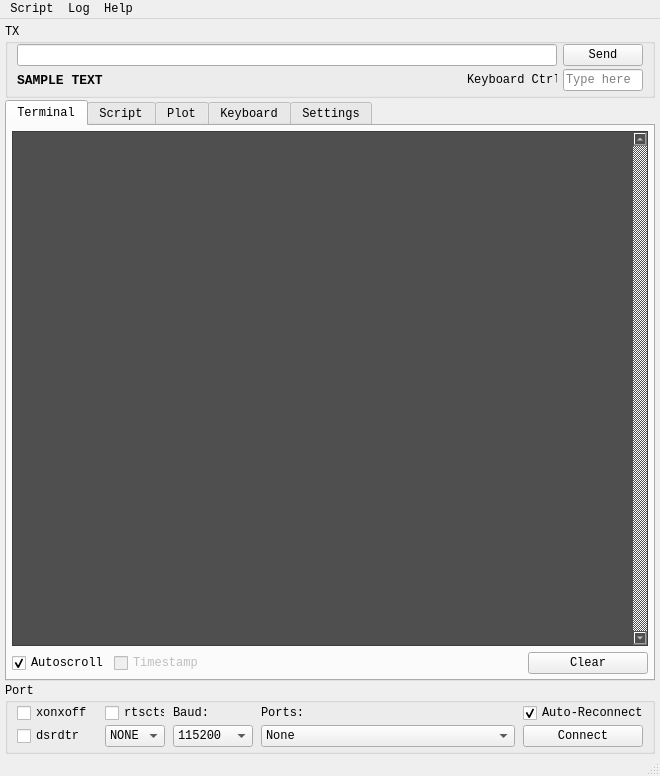
<?xml version="1.0" encoding="UTF-8"?>
<ui version="4.0">
 <class>MainWindow</class>
 <widget class="QMainWindow" name="MainWindow">
  <property name="geometry">
   <rect>
    <x>0</x>
    <y>0</y>
    <width>660</width>
    <height>776</height>
   </rect>
  </property>
  <property name="palette">
   <palette>
    <active>
     <colorrole role="Highlight">
      <brush brushstyle="SolidPattern">
       <color alpha="255">
        <red>0</red>
        <green>120</green>
        <blue>215</blue>
       </color>
      </brush>
     </colorrole>
    </active>
    <inactive>
     <colorrole role="Highlight">
      <brush brushstyle="SolidPattern">
       <color alpha="255">
        <red>240</red>
        <green>240</green>
        <blue>240</blue>
       </color>
      </brush>
     </colorrole>
    </inactive>
    <disabled>
     <colorrole role="Highlight">
      <brush brushstyle="SolidPattern">
       <color alpha="255">
        <red>0</red>
        <green>120</green>
        <blue>215</blue>
       </color>
      </brush>
     </colorrole>
    </disabled>
   </palette>
  </property>
  <property name="font">
   <font>
    <family>Consolas</family>
    <pointsize>9</pointsize>
   </font>
  </property>
  <property name="windowTitle">
   <string>Serial Killer</string>
  </property>
  <widget class="QWidget" name="centralwidget">
   <layout class="QGridLayout" name="gridLayout_3">
    <property name="leftMargin">
     <number>5</number>
    </property>
    <property name="topMargin">
     <number>5</number>
    </property>
    <property name="rightMargin">
     <number>5</number>
    </property>
    <property name="bottomMargin">
     <number>0</number>
    </property>
    <property name="horizontalSpacing">
     <number>5</number>
    </property>
    <property name="verticalSpacing">
     <number>2</number>
    </property>
    <item row="0" column="0">
     <widget class="QGroupBox" name="groupBox_output">
      <property name="title">
       <string>TX</string>
      </property>
      <layout class="QGridLayout" name="gridLayout">
       <property name="topMargin">
        <number>0</number>
       </property>
       <property name="bottomMargin">
        <number>4</number>
       </property>
       <property name="horizontalSpacing">
        <number>6</number>
       </property>
       <property name="verticalSpacing">
        <number>3</number>
       </property>
       <item row="2" column="2">
        <widget class="QLabel" name="label_5">
         <property name="maximumSize">
          <size>
           <width>90</width>
           <height>16777215</height>
          </size>
         </property>
         <property name="text">
          <string>Keyboard Ctrl:</string>
         </property>
        </widget>
       </item>
       <item row="0" column="3">
        <widget class="QPushButton" name="pushButton_send">
         <property name="maximumSize">
          <size>
           <width>80</width>
           <height>16777215</height>
          </size>
         </property>
         <property name="font">
          <font>
           <family>Consolas</family>
           <pointsize>9</pointsize>
           <bold>false</bold>
          </font>
         </property>
         <property name="text">
          <string>Send</string>
         </property>
        </widget>
       </item>
       <item row="2" column="3">
        <widget class="QLineEdit" name="lineEdit_keyboard_control">
         <property name="enabled">
          <bool>true</bool>
         </property>
         <property name="maximumSize">
          <size>
           <width>80</width>
           <height>16777215</height>
          </size>
         </property>
         <property name="placeholderText">
          <string>Type here</string>
         </property>
        </widget>
       </item>
       <item row="2" column="0">
        <widget class="QLabel" name="label_debug">
         <property name="font">
          <font>
           <family>Consolas</family>
           <pointsize>10</pointsize>
           <bold>true</bold>
          </font>
         </property>
         <property name="text">
          <string>SAMPLE TEXT</string>
         </property>
        </widget>
       </item>
       <item row="0" column="0" colspan="3">
        <widget class="QLineEdit" name="lineEdit_input"/>
       </item>
      </layout>
     </widget>
    </item>
    <item row="3" column="0">
     <widget class="QGroupBox" name="groupBox">
      <property name="title">
       <string>Port</string>
      </property>
      <layout class="QGridLayout" name="gridLayout_2">
       <property name="leftMargin">
        <number>9</number>
       </property>
       <property name="topMargin">
        <number>0</number>
       </property>
       <property name="rightMargin">
        <number>9</number>
       </property>
       <property name="bottomMargin">
        <number>4</number>
       </property>
       <property name="horizontalSpacing">
        <number>8</number>
       </property>
       <property name="verticalSpacing">
        <number>2</number>
       </property>
       <item row="2" column="3">
        <widget class="QComboBox" name="comboBox_port">
         <property name="sizePolicy">
          <sizepolicy hsizetype="Maximum" vsizetype="Fixed">
           <horstretch>0</horstretch>
           <verstretch>0</verstretch>
          </sizepolicy>
         </property>
         <property name="minimumSize">
          <size>
           <width>100</width>
           <height>0</height>
          </size>
         </property>
         <property name="maximumSize">
          <size>
           <width>10000000</width>
           <height>16777215</height>
          </size>
         </property>
         <item>
          <property name="text">
           <string>None</string>
          </property>
         </item>
        </widget>
       </item>
       <item row="1" column="1">
        <widget class="QCheckBox" name="checkBox_rtscts">
         <property name="sizePolicy">
          <sizepolicy hsizetype="Minimum" vsizetype="Maximum">
           <horstretch>0</horstretch>
           <verstretch>0</verstretch>
          </sizepolicy>
         </property>
         <property name="minimumSize">
          <size>
           <width>60</width>
           <height>0</height>
          </size>
         </property>
         <property name="maximumSize">
          <size>
           <width>60</width>
           <height>16777215</height>
          </size>
         </property>
         <property name="text">
          <string>rtscts</string>
         </property>
        </widget>
       </item>
       <item row="2" column="0">
        <widget class="QCheckBox" name="checkBox_dsrdtr">
         <property name="sizePolicy">
          <sizepolicy hsizetype="Minimum" vsizetype="Maximum">
           <horstretch>0</horstretch>
           <verstretch>0</verstretch>
          </sizepolicy>
         </property>
         <property name="maximumSize">
          <size>
           <width>80</width>
           <height>16777215</height>
          </size>
         </property>
         <property name="text">
          <string>dsrdtr</string>
         </property>
        </widget>
       </item>
       <item row="1" column="3">
        <widget class="QLabel" name="label_port">
         <property name="text">
          <string>Ports:</string>
         </property>
        </widget>
       </item>
       <item row="2" column="1">
        <widget class="QComboBox" name="comboBox_parity">
         <property name="sizePolicy">
          <sizepolicy hsizetype="Preferred" vsizetype="Maximum">
           <horstretch>0</horstretch>
           <verstretch>0</verstretch>
          </sizepolicy>
         </property>
         <property name="minimumSize">
          <size>
           <width>60</width>
           <height>0</height>
          </size>
         </property>
         <property name="maximumSize">
          <size>
           <width>60</width>
           <height>16777215</height>
          </size>
         </property>
         <item>
          <property name="text">
           <string>NONE</string>
          </property>
         </item>
         <item>
          <property name="text">
           <string>EVEN</string>
          </property>
         </item>
         <item>
          <property name="text">
           <string>ODD</string>
          </property>
         </item>
         <item>
          <property name="text">
           <string>MARK</string>
          </property>
         </item>
         <item>
          <property name="text">
           <string>SPACE</string>
          </property>
         </item>
        </widget>
       </item>
       <item row="1" column="2">
        <widget class="QLabel" name="label_baud">
         <property name="maximumSize">
          <size>
           <width>60</width>
           <height>16777215</height>
          </size>
         </property>
         <property name="text">
          <string>Baud:</string>
         </property>
        </widget>
       </item>
       <item row="1" column="6">
        <widget class="QCheckBox" name="checkBox_auto_reconnect">
         <property name="maximumSize">
          <size>
           <width>120</width>
           <height>16777215</height>
          </size>
         </property>
         <property name="text">
          <string>Auto-Reconnect</string>
         </property>
         <property name="checked">
          <bool>true</bool>
         </property>
        </widget>
       </item>
       <item row="2" column="6">
        <widget class="QPushButton" name="pushButton_connect">
         <property name="minimumSize">
          <size>
           <width>120</width>
           <height>0</height>
          </size>
         </property>
         <property name="maximumSize">
          <size>
           <width>120</width>
           <height>16777215</height>
          </size>
         </property>
         <property name="font">
          <font>
           <family>Consolas</family>
           <pointsize>9</pointsize>
           <bold>false</bold>
          </font>
         </property>
         <property name="text">
          <string>Connect</string>
         </property>
        </widget>
       </item>
       <item row="2" column="2">
        <widget class="QComboBox" name="comboBox_baud">
         <property name="minimumSize">
          <size>
           <width>80</width>
           <height>0</height>
          </size>
         </property>
         <property name="maximumSize">
          <size>
           <width>60</width>
           <height>16777215</height>
          </size>
         </property>
         <item>
          <property name="text">
           <string>115200</string>
          </property>
         </item>
         <item>
          <property name="text">
           <string>57600</string>
          </property>
         </item>
         <item>
          <property name="text">
           <string>38400</string>
          </property>
         </item>
         <item>
          <property name="text">
           <string>19200</string>
          </property>
         </item>
         <item>
          <property name="text">
           <string>9600</string>
          </property>
         </item>
         <item>
          <property name="text">
           <string>4800</string>
          </property>
         </item>
         <item>
          <property name="text">
           <string>2400</string>
          </property>
         </item>
         <item>
          <property name="text">
           <string>1800</string>
          </property>
         </item>
         <item>
          <property name="text">
           <string>1200</string>
          </property>
         </item>
        </widget>
       </item>
       <item row="1" column="0">
        <widget class="QCheckBox" name="checkBox_xonxoff">
         <property name="sizePolicy">
          <sizepolicy hsizetype="Minimum" vsizetype="Maximum">
           <horstretch>0</horstretch>
           <verstretch>0</verstretch>
          </sizepolicy>
         </property>
         <property name="maximumSize">
          <size>
           <width>80</width>
           <height>16777215</height>
          </size>
         </property>
         <property name="text">
          <string>xonxoff</string>
         </property>
        </widget>
       </item>
      </layout>
     </widget>
    </item>
    <item row="2" column="0">
     <widget class="QTabWidget" name="tabWidget">
      <property name="currentIndex">
       <number>0</number>
      </property>
      <property name="elideMode">
       <enum>Qt::ElideNone</enum>
      </property>
      <widget class="QWidget" name="terminal">
       <attribute name="title">
        <string>Terminal</string>
       </attribute>
       <layout class="QGridLayout" name="gridLayout_4">
        <property name="leftMargin">
         <number>5</number>
        </property>
        <property name="topMargin">
         <number>5</number>
        </property>
        <property name="rightMargin">
         <number>5</number>
        </property>
        <property name="bottomMargin">
         <number>5</number>
        </property>
        <property name="horizontalSpacing">
         <number>5</number>
        </property>
        <item row="1" column="0">
         <widget class="QCheckBox" name="checkBox_autoscroll">
          <property name="text">
           <string>Autoscroll</string>
          </property>
          <property name="checked">
           <bool>true</bool>
          </property>
         </widget>
        </item>
        <item row="1" column="2">
         <spacer name="horizontalSpacer_2">
          <property name="orientation">
           <enum>Qt::Horizontal</enum>
          </property>
          <property name="sizeHint" stdset="0">
           <size>
            <width>40</width>
            <height>20</height>
           </size>
          </property>
         </spacer>
        </item>
        <item row="1" column="1">
         <widget class="QCheckBox" name="checkBox_timestamp">
          <property name="enabled">
           <bool>false</bool>
          </property>
          <property name="text">
           <string>Timestamp</string>
          </property>
         </widget>
        </item>
        <item row="1" column="3">
         <widget class="QPushButton" name="pushButton_clear">
          <property name="minimumSize">
           <size>
            <width>120</width>
            <height>0</height>
           </size>
          </property>
          <property name="maximumSize">
           <size>
            <width>80</width>
            <height>16777215</height>
           </size>
          </property>
          <property name="text">
           <string>Clear</string>
          </property>
         </widget>
        </item>
        <item row="0" column="0" colspan="4">
         <widget class="QTextEdit" name="textEdit_terminal">
          <property name="font">
           <font>
            <family>Courier New</family>
            <pointsize>10</pointsize>
            <italic>false</italic>
            <bold>false</bold>
           </font>
          </property>
          <property name="cursor" stdset="0">
           <cursorShape>IBeamCursor</cursorShape>
          </property>
          <property name="mouseTracking">
           <bool>false</bool>
          </property>
          <property name="acceptDrops">
           <bool>false</bool>
          </property>
          <property name="styleSheet">
           <string notr="true">background-color: rgb(79, 79, 79);
color: rgb(255, 255, 255);
font: 10pt &quot;Courier New&quot;;</string>
          </property>
          <property name="frameShape">
           <enum>QFrame::StyledPanel</enum>
          </property>
          <property name="verticalScrollBarPolicy">
           <enum>Qt::ScrollBarAlwaysOn</enum>
          </property>
          <property name="readOnly">
           <bool>true</bool>
          </property>
          <property name="overwriteMode">
           <bool>true</bool>
          </property>
          <property name="acceptRichText">
           <bool>false</bool>
          </property>
          <property name="textInteractionFlags">
           <set>Qt::LinksAccessibleByKeyboard|Qt::LinksAccessibleByMouse|Qt::TextBrowserInteraction|Qt::TextSelectableByKeyboard|Qt::TextSelectableByMouse</set>
          </property>
         </widget>
        </item>
       </layout>
      </widget>
      <widget class="QWidget" name="script">
       <attribute name="title">
        <string>Script</string>
       </attribute>
       <layout class="QGridLayout" name="gridLayout_5">
        <item row="0" column="7">
         <widget class="QLabel" name="label_15">
          <property name="maximumSize">
           <size>
            <width>30</width>
            <height>16777215</height>
           </size>
          </property>
          <property name="text">
           <string>.txt</string>
          </property>
         </widget>
        </item>
        <item row="0" column="8">
         <widget class="QPushButton" name="pushButton_run_script">
          <property name="minimumSize">
           <size>
            <width>100</width>
            <height>0</height>
           </size>
          </property>
          <property name="maximumSize">
           <size>
            <width>120</width>
            <height>16777215</height>
           </size>
          </property>
          <property name="text">
           <string>Run</string>
          </property>
         </widget>
        </item>
        <item row="0" column="1">
         <widget class="QLabel" name="label_2">
          <property name="maximumSize">
           <size>
            <width>40</width>
            <height>16777215</height>
           </size>
          </property>
          <property name="text">
           <string>Delay:</string>
          </property>
         </widget>
        </item>
        <item row="1" column="0" colspan="9">
         <widget class="QTextEdit" name="textEdit_script">
          <property name="font">
           <font>
            <family>Consolas</family>
            <pointsize>10</pointsize>
           </font>
          </property>
          <property name="styleSheet">
           <string notr="true">background-color: rgb(50,0,0);
color: rgb(255, 255, 255);</string>
          </property>
         </widget>
        </item>
        <item row="0" column="6">
         <widget class="QLineEdit" name="lineEdit_script_name"/>
        </item>
        <item row="0" column="5">
         <widget class="QLabel" name="label_16">
          <property name="text">
           <string>Name:</string>
          </property>
         </widget>
        </item>
        <item row="0" column="4">
         <spacer name="horizontalSpacer_6">
          <property name="orientation">
           <enum>Qt::Horizontal</enum>
          </property>
          <property name="sizeHint" stdset="0">
           <size>
            <width>40</width>
            <height>20</height>
           </size>
          </property>
         </spacer>
        </item>
        <item row="0" column="3">
         <widget class="QLineEdit" name="lineEdit_delay">
          <property name="maximumSize">
           <size>
            <width>100</width>
            <height>16777215</height>
           </size>
          </property>
          <property name="placeholderText">
           <string>200</string>
          </property>
         </widget>
        </item>
       </layout>
      </widget>
      <widget class="QWidget" name="plot">
       <attribute name="title">
        <string>Plot</string>
       </attribute>
       <layout class="QGridLayout" name="gridLayout_9">
        <item row="2" column="0">
         <widget class="QPushButton" name="pushButton_3">
          <property name="text">
           <string>Clear Plot</string>
          </property>
         </widget>
        </item>
        <item row="1" column="0" colspan="3">
         <widget class="Plot_Widget" name="widget_plot" native="true">
          <property name="enabled">
           <bool>true</bool>
          </property>
         </widget>
        </item>
        <item row="2" column="2">
         <widget class="QPushButton" name="pushButton_start_plot">
          <property name="text">
           <string>Start Plot</string>
          </property>
         </widget>
        </item>
        <item row="2" column="1">
         <widget class="QPushButton" name="pushButton_pause_plot">
          <property name="text">
           <string>Pause Plot</string>
          </property>
         </widget>
        </item>
        <item row="0" column="0" colspan="3">
         <widget class="QGroupBox" name="groupBox_2">
          <property name="sizePolicy">
           <sizepolicy hsizetype="Minimum" vsizetype="Maximum">
            <horstretch>0</horstretch>
            <verstretch>0</verstretch>
           </sizepolicy>
          </property>
          <property name="title">
           <string>Plot Settings</string>
          </property>
          <layout class="QGridLayout" name="gridLayout_8">
           <property name="topMargin">
            <number>0</number>
           </property>
           <property name="bottomMargin">
            <number>6</number>
           </property>
           <property name="horizontalSpacing">
            <number>4</number>
           </property>
           <property name="verticalSpacing">
            <number>1</number>
           </property>
           <item row="0" column="4">
            <widget class="QLabel" name="label_3">
             <property name="sizePolicy">
              <sizepolicy hsizetype="Maximum" vsizetype="Preferred">
               <horstretch>0</horstretch>
               <verstretch>0</verstretch>
              </sizepolicy>
             </property>
             <property name="text">
              <string>Max Points:</string>
             </property>
            </widget>
           </item>
           <item row="0" column="1">
            <widget class="QLabel" name="label_18">
             <property name="text">
              <string>Limits:</string>
             </property>
            </widget>
           </item>
           <item row="1" column="0">
            <widget class="QComboBox" name="comboBox_plot_type">
             <item>
              <property name="text">
               <string>Key-Value</string>
              </property>
             </item>
            </widget>
           </item>
           <item row="0" column="0">
            <widget class="QLabel" name="label_4">
             <property name="text">
              <string>Plot Type:</string>
             </property>
            </widget>
           </item>
           <item row="1" column="1">
            <widget class="QComboBox" name="comboBox_limits">
             <item>
              <property name="text">
               <string>Window</string>
              </property>
             </item>
             <item>
              <property name="text">
               <string>Max</string>
              </property>
             </item>
            </widget>
           </item>
           <item row="0" column="2">
            <widget class="QLabel" name="label_6">
             <property name="text">
              <string>Target Keys: (comma separate)</string>
             </property>
            </widget>
           </item>
           <item row="1" column="2">
            <widget class="QLineEdit" name="lineEdit_target_keys"/>
           </item>
           <item row="1" column="4">
            <widget class="QLineEdit" name="lineEdit_max_points">
             <property name="maximumSize">
              <size>
               <width>80</width>
               <height>16777215</height>
              </size>
             </property>
             <property name="placeholderText">
              <string>100</string>
             </property>
            </widget>
           </item>
          </layout>
         </widget>
        </item>
       </layout>
      </widget>
      <widget class="QWidget" name="keyboard">
       <attribute name="title">
        <string>Keyboard</string>
       </attribute>
       <layout class="QGridLayout" name="gridLayout_7">
        <item row="1" column="1">
         <widget class="QPushButton" name="pushButton_clear_table">
          <property name="text">
           <string>Clear Table</string>
          </property>
         </widget>
        </item>
        <item row="1" column="0">
         <spacer name="horizontalSpacer_4">
          <property name="orientation">
           <enum>Qt::Horizontal</enum>
          </property>
          <property name="sizeHint" stdset="0">
           <size>
            <width>40</width>
            <height>20</height>
           </size>
          </property>
         </spacer>
        </item>
        <item row="0" column="0" colspan="2">
         <widget class="QTableWidget" name="tableWidget_keys">
          <column>
           <property name="text">
            <string>Key</string>
           </property>
          </column>
          <column>
           <property name="text">
            <string>Send</string>
           </property>
          </column>
         </widget>
        </item>
       </layout>
      </widget>
      <widget class="QWidget" name="settings">
       <attribute name="title">
        <string>Settings</string>
       </attribute>
       <layout class="QGridLayout" name="gridLayout_12">
        <item row="2" column="0">
         <widget class="QGroupBox" name="groupBox_3">
          <property name="title">
           <string>Terminal Settings</string>
          </property>
          <layout class="QGridLayout" name="gridLayout_10">
           <property name="leftMargin">
            <number>7</number>
           </property>
           <property name="topMargin">
            <number>1</number>
           </property>
           <property name="verticalSpacing">
            <number>2</number>
           </property>
           <item row="8" column="2">
            <widget class="QCheckBox" name="checkBox_info_include_terminal">
             <property name="minimumSize">
              <size>
               <width>0</width>
               <height>20</height>
              </size>
             </property>
             <property name="layoutDirection">
              <enum>Qt::LeftToRight</enum>
             </property>
             <property name="text">
              <string/>
             </property>
             <property name="checked">
              <bool>true</bool>
             </property>
            </widget>
           </item>
           <item row="1" column="4">
            <widget class="QLabel" name="label_12">
             <property name="sizePolicy">
              <sizepolicy hsizetype="Maximum" vsizetype="Preferred">
               <horstretch>0</horstretch>
               <verstretch>0</verstretch>
              </sizepolicy>
             </property>
             <property name="text">
              <string>Log</string>
             </property>
            </widget>
           </item>
           <item row="6" column="2">
            <widget class="QCheckBox" name="checkBox_output_include_terminal">
             <property name="minimumSize">
              <size>
               <width>0</width>
               <height>20</height>
              </size>
             </property>
             <property name="layoutDirection">
              <enum>Qt::LeftToRight</enum>
             </property>
             <property name="text">
              <string/>
             </property>
             <property name="checked">
              <bool>true</bool>
             </property>
            </widget>
           </item>
           <item row="10" column="2">
            <widget class="QCheckBox" name="checkBox_error_include_terminal">
             <property name="minimumSize">
              <size>
               <width>0</width>
               <height>20</height>
              </size>
             </property>
             <property name="layoutDirection">
              <enum>Qt::LeftToRight</enum>
             </property>
             <property name="text">
              <string/>
             </property>
             <property name="checked">
              <bool>true</bool>
             </property>
            </widget>
           </item>
           <item row="7" column="0" rowspan="2">
            <widget class="QLabel" name="label_8">
             <property name="text">
              <string>Info:</string>
             </property>
            </widget>
           </item>
           <item row="1" column="5">
            <spacer name="horizontalSpacer">
             <property name="orientation">
              <enum>Qt::Horizontal</enum>
             </property>
             <property name="sizeHint" stdset="0">
              <size>
               <width>40</width>
               <height>20</height>
              </size>
             </property>
            </spacer>
           </item>
           <item row="9" column="0" rowspan="2">
            <widget class="QLabel" name="label_10">
             <property name="text">
              <string>Error:</string>
             </property>
            </widget>
           </item>
           <item row="5" column="0" rowspan="2">
            <widget class="QLabel" name="label_7">
             <property name="text">
              <string>TX:</string>
             </property>
            </widget>
           </item>
           <item row="6" column="4">
            <widget class="QCheckBox" name="checkBox_output_include_log">
             <property name="text">
              <string/>
             </property>
             <property name="checked">
              <bool>true</bool>
             </property>
            </widget>
           </item>
           <item row="8" column="4">
            <widget class="QCheckBox" name="checkBox_info_include_log">
             <property name="text">
              <string/>
             </property>
             <property name="checked">
              <bool>false</bool>
             </property>
            </widget>
           </item>
           <item row="5" column="1" rowspan="2">
            <widget class="QLineEdit" name="lineEdit_tx_chr">
             <property name="minimumSize">
              <size>
               <width>0</width>
               <height>20</height>
              </size>
             </property>
             <property name="maximumSize">
              <size>
               <width>100</width>
               <height>100</height>
              </size>
             </property>
             <property name="text">
              <string>&gt;&gt;</string>
             </property>
             <property name="alignment">
              <set>Qt::AlignCenter</set>
             </property>
            </widget>
           </item>
           <item row="9" column="1" rowspan="2">
            <widget class="QLineEdit" name="lineEdit_err_chr">
             <property name="minimumSize">
              <size>
               <width>0</width>
               <height>20</height>
              </size>
             </property>
             <property name="maximumSize">
              <size>
               <width>100</width>
               <height>100</height>
              </size>
             </property>
             <property name="text">
              <string>ERR:</string>
             </property>
             <property name="alignment">
              <set>Qt::AlignCenter</set>
             </property>
            </widget>
           </item>
           <item row="7" column="1" rowspan="2">
            <widget class="QLineEdit" name="lineEdit_info_chr">
             <property name="minimumSize">
              <size>
               <width>0</width>
               <height>20</height>
              </size>
             </property>
             <property name="maximumSize">
              <size>
               <width>100</width>
               <height>100</height>
              </size>
             </property>
             <property name="text">
              <string>INFO:</string>
             </property>
             <property name="alignment">
              <set>Qt::AlignCenter</set>
             </property>
            </widget>
           </item>
           <item row="1" column="3" rowspan="10">
            <widget class="Line" name="line">
             <property name="orientation">
              <enum>Qt::Vertical</enum>
             </property>
            </widget>
           </item>
           <item row="10" column="4">
            <widget class="QCheckBox" name="checkBox_error_include_log">
             <property name="text">
              <string/>
             </property>
             <property name="checked">
              <bool>false</bool>
             </property>
            </widget>
           </item>
           <item row="1" column="2">
            <widget class="QLabel" name="label_11">
             <property name="sizePolicy">
              <sizepolicy hsizetype="Maximum" vsizetype="Preferred">
               <horstretch>0</horstretch>
               <verstretch>0</verstretch>
              </sizepolicy>
             </property>
             <property name="text">
              <string>Terminal</string>
             </property>
            </widget>
           </item>
          </layout>
         </widget>
        </item>
        <item row="1" column="0">
         <widget class="QGroupBox" name="groupBox_4">
          <property name="title">
           <string>Send Settings</string>
          </property>
          <layout class="QGridLayout" name="gridLayout_11">
           <item row="0" column="3">
            <widget class="QLabel" name="label_14">
             <property name="text">
              <string>(supports '\n','\r','\t')</string>
             </property>
            </widget>
           </item>
           <item row="2" column="0" colspan="4">
            <widget class="QCheckBox" name="checkBox_interpret_escape">
             <property name="text">
              <string>Interpret Escape Sequences in input (\n, \r, \t)</string>
             </property>
             <property name="checked">
              <bool>true</bool>
             </property>
            </widget>
           </item>
           <item row="0" column="4">
            <spacer name="horizontalSpacer_5">
             <property name="orientation">
              <enum>Qt::Horizontal</enum>
             </property>
             <property name="sizeHint" stdset="0">
              <size>
               <width>40</width>
               <height>20</height>
              </size>
             </property>
            </spacer>
           </item>
           <item row="0" column="1">
            <widget class="QLineEdit" name="lineEdit_append_to_send">
             <property name="enabled">
              <bool>true</bool>
             </property>
             <property name="text">
              <string>\n</string>
             </property>
            </widget>
           </item>
           <item row="0" column="0">
            <widget class="QLabel" name="label_13">
             <property name="text">
              <string>Append To Send:</string>
             </property>
            </widget>
           </item>
          </layout>
         </widget>
        </item>
        <item row="0" column="0">
         <widget class="QCheckBox" name="checkBox_auto_save_settings">
          <property name="enabled">
           <bool>false</bool>
          </property>
          <property name="text">
           <string>Auto-Save Settings</string>
          </property>
          <property name="checked">
           <bool>true</bool>
          </property>
         </widget>
        </item>
        <item row="4" column="0">
         <widget class="QGroupBox" name="groupBox_6">
          <property name="title">
           <string>Command Settings</string>
          </property>
          <layout class="QGridLayout" name="gridLayout_13">
           <item row="0" column="0">
            <widget class="QCheckBox" name="checkBox_allow_commands">
             <property name="text">
              <string>Allow Commands</string>
             </property>
             <property name="checked">
              <bool>true</bool>
             </property>
            </widget>
           </item>
           <item row="3" column="0">
            <widget class="QLabel" name="label">
             <property name="text">
              <string>Command Char:</string>
             </property>
            </widget>
           </item>
           <item row="3" column="1">
            <widget class="QLineEdit" name="lineEdit_command_char">
             <property name="maximumSize">
              <size>
               <width>60</width>
               <height>16777215</height>
              </size>
             </property>
            </widget>
           </item>
           <item row="3" column="2">
            <spacer name="horizontalSpacer_7">
             <property name="orientation">
              <enum>Qt::Horizontal</enum>
             </property>
             <property name="sizeHint" stdset="0">
              <size>
               <width>40</width>
               <height>20</height>
              </size>
             </property>
            </spacer>
           </item>
          </layout>
         </widget>
        </item>
        <item row="3" column="0">
         <widget class="QGroupBox" name="groupBox_5">
          <property name="title">
           <string>Log Settings</string>
          </property>
          <layout class="QGridLayout" name="gridLayout_6">
           <item row="1" column="1" colspan="4">
            <widget class="QLineEdit" name="lineEdit_log_format">
             <property name="text">
              <string>%(port)s\t|%(asctime)s.%(msecs)03d|\t%(message)s</string>
             </property>
            </widget>
           </item>
           <item row="0" column="0">
            <widget class="QLabel" name="label_log_path">
             <property name="text">
              <string>Log Folder Path:</string>
             </property>
            </widget>
           </item>
           <item row="1" column="0">
            <widget class="QLabel" name="label_log_format">
             <property name="text">
              <string>Log Format:</string>
             </property>
            </widget>
           </item>
           <item row="0" column="1" colspan="2">
            <widget class="QLineEdit" name="lineEdit_log_path">
             <property name="enabled">
              <bool>false</bool>
             </property>
            </widget>
           </item>
           <item row="0" column="3">
            <widget class="QPushButton" name="pushButton_browse_log_path">
             <property name="enabled">
              <bool>false</bool>
             </property>
             <property name="maximumSize">
              <size>
               <width>80</width>
               <height>16777215</height>
              </size>
             </property>
             <property name="text">
              <string>Browse</string>
             </property>
            </widget>
           </item>
          </layout>
         </widget>
        </item>
        <item row="5" column="0">
         <spacer name="verticalSpacer">
          <property name="orientation">
           <enum>Qt::Vertical</enum>
          </property>
          <property name="sizeHint" stdset="0">
           <size>
            <width>20</width>
            <height>40</height>
           </size>
          </property>
         </spacer>
        </item>
       </layout>
      </widget>
     </widget>
    </item>
   </layout>
  </widget>
  <widget class="QMenuBar" name="menubar">
   <property name="geometry">
    <rect>
     <x>0</x>
     <y>0</y>
     <width>660</width>
     <height>21</height>
    </rect>
   </property>
   <widget class="QMenu" name="menuLog">
    <property name="title">
     <string>Log</string>
    </property>
    <addaction name="action_open_log"/>
    <addaction name="action_open_latest_log"/>
    <addaction name="action_archive_log"/>
    <addaction name="action_show_folder"/>
   </widget>
   <widget class="QMenu" name="menuHelp">
    <property name="title">
     <string>Help</string>
    </property>
    <addaction name="action_help"/>
    <addaction name="action_github_repo"/>
   </widget>
   <widget class="QMenu" name="menuScript">
    <property name="title">
     <string>Script</string>
    </property>
    <addaction name="action_open_script"/>
    <addaction name="action_save_script"/>
    <addaction name="action_save_as_script"/>
    <addaction name="separator"/>
    <addaction name="action_run_script"/>
   </widget>
   <addaction name="menuScript"/>
   <addaction name="menuLog"/>
   <addaction name="menuHelp"/>
  </widget>
  <widget class="QStatusBar" name="statusbar"/>
  <action name="action_open_log">
   <property name="text">
    <string>Open</string>
   </property>
  </action>
  <action name="action_open_latest_log">
   <property name="text">
    <string>Open Latest</string>
   </property>
  </action>
  <action name="action_archive_log">
   <property name="text">
    <string>Archive Current</string>
   </property>
  </action>
  <action name="action_show_folder">
   <property name="text">
    <string>Show Folder</string>
   </property>
  </action>
  <action name="action_help">
   <property name="text">
    <string>Help</string>
   </property>
  </action>
  <action name="action_github_repo">
   <property name="text">
    <string>Github Repo</string>
   </property>
  </action>
  <action name="action_open_script">
   <property name="text">
    <string>Open</string>
   </property>
  </action>
  <action name="action_save_script">
   <property name="text">
    <string>Save</string>
   </property>
  </action>
  <action name="action_save_as_script">
   <property name="text">
    <string>Save As</string>
   </property>
  </action>
  <action name="action_run_script">
   <property name="text">
    <string>Run</string>
   </property>
  </action>
 </widget>
 <customwidgets>
  <customwidget>
   <class>Plot_Widget</class>
   <extends>QWidget</extends>
   <header>plot_widget</header>
   <container>1</container>
  </customwidget>
 </customwidgets>
 <resources/>
 <connections/>
</ui>
